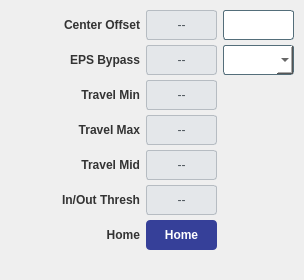
<widget class="QWidget" name="tab_54"><attribute name="title"><string>Y-axis</string></attribute><layout class="QVBoxLayout" name="tv_74"><property name="spacing"><number>8</number></property><property name="leftMargin"><number>10</number></property><property name="topMargin"><number>10</number></property><property name="rightMargin"><number>10</number></property><property name="bottomMargin"><number>10</number></property><item><layout class="QGridLayout" name="grid_72"><property name="horizontalSpacing"><number>6</number></property><property name="verticalSpacing"><number>5</number></property><item row="0" column="0"><widget class="QLabel" name="lbl_55"><property name="styleSheet"><string notr="true">color: #333; font-weight: bold;</string></property><property name="minimumSize"><size><width>130</width><height>30</height></size></property><property name="text"><string>Center Offset</string></property><property name="alignment"><set>Qt::AlignRight|Qt::AlignVCenter</set></property></widget></item><item row="0" column="1"><widget class="PyDMLabel" name="rb_56"><property name="minimumSize"><size><width>0</width><height>30</height></size></property><property name="sizePolicy"><sizepolicy hsizetype="Expanding" vsizetype="Fixed"><horstretch>1</horstretch><verstretch>0</verstretch></sizepolicy></property><property name="styleSheet"><string notr="true">background-color: #e4e7ea; color: #4a5259; border: 1px solid #b6bcc2; border-radius: 3px;</string></property><property name="alignment"><set>Qt::AlignCenter</set></property><property name="text"><string>--</string></property><property name="channel" stdset="0"><string>ca://${prefix}:MMS:03:fYCenterOffset_RBV</string></property></widget></item><item row="0" column="2"><widget class="PyDMLineEdit" name="set_57"><property name="minimumSize"><size><width>0</width><height>30</height></size></property><property name="sizePolicy"><sizepolicy hsizetype="Expanding" vsizetype="Fixed"><horstretch>1</horstretch><verstretch>0</verstretch></sizepolicy></property><property name="styleSheet"><string notr="true">background-color: #ffffff; color: #0c0c0c; border: 1px solid #546e7a; border-radius: 3px;</string></property><property name="alignment"><set>Qt::AlignCenter</set></property><property name="channel" stdset="0"><string>ca://${prefix}:MMS:03:fYCenterOffset</string></property></widget></item><item row="1" column="0"><widget class="QLabel" name="lbl_58"><property name="styleSheet"><string notr="true">color: #333; font-weight: bold;</string></property><property name="minimumSize"><size><width>130</width><height>30</height></size></property><property name="text"><string>EPS Bypass</string></property><property name="alignment"><set>Qt::AlignRight|Qt::AlignVCenter</set></property></widget></item><item row="1" column="1"><widget class="PyDMLabel" name="rb_59"><property name="minimumSize"><size><width>0</width><height>30</height></size></property><property name="sizePolicy"><sizepolicy hsizetype="Expanding" vsizetype="Fixed"><horstretch>1</horstretch><verstretch>0</verstretch></sizepolicy></property><property name="styleSheet"><string notr="true">background-color: #e4e7ea; color: #4a5259; border: 1px solid #b6bcc2; border-radius: 3px;</string></property><property name="alignment"><set>Qt::AlignCenter</set></property><property name="text"><string>--</string></property><property name="channel" stdset="0"><string>ca://${prefix}:MMS:03:bYEpsBypass_RBV</string></property></widget></item><item row="1" column="2"><widget class="PyDMEnumComboBox" name="cmb_60"><property name="minimumSize"><size><width>0</width><height>30</height></size></property><property name="sizePolicy"><sizepolicy hsizetype="Expanding" vsizetype="Fixed"><horstretch>1</horstretch><verstretch>0</verstretch></sizepolicy></property><property name="styleSheet"><string notr="true">background-color: #ffffff; color: #0c0c0c; border: 1px solid #546e7a; border-radius: 3px;</string></property><property name="channel" stdset="0"><string>ca://${prefix}:MMS:03:bYEpsBypass</string></property></widget></item><item row="2" column="0"><widget class="QLabel" name="lbl_61"><property name="styleSheet"><string notr="true">color: #333; font-weight: bold;</string></property><property name="minimumSize"><size><width>130</width><height>30</height></size></property><property name="text"><string>Travel Min</string></property><property name="alignment"><set>Qt::AlignRight|Qt::AlignVCenter</set></property></widget></item><item row="2" column="1"><widget class="PyDMLabel" name="rb_62"><property name="minimumSize"><size><width>0</width><height>30</height></size></property><property name="sizePolicy"><sizepolicy hsizetype="Expanding" vsizetype="Fixed"><horstretch>1</horstretch><verstretch>0</verstretch></sizepolicy></property><property name="styleSheet"><string notr="true">background-color: #e4e7ea; color: #4a5259; border: 1px solid #b6bcc2; border-radius: 3px;</string></property><property name="alignment"><set>Qt::AlignCenter</set></property><property name="text"><string>--</string></property><property name="channel" stdset="0"><string>ca://${prefix}:MMS:03:fYLimMin_RBV</string></property></widget></item><item row="3" column="0"><widget class="QLabel" name="lbl_63"><property name="styleSheet"><string notr="true">color: #333; font-weight: bold;</string></property><property name="minimumSize"><size><width>130</width><height>30</height></size></property><property name="text"><string>Travel Max</string></property><property name="alignment"><set>Qt::AlignRight|Qt::AlignVCenter</set></property></widget></item><item row="3" column="1"><widget class="PyDMLabel" name="rb_64"><property name="minimumSize"><size><width>0</width><height>30</height></size></property><property name="sizePolicy"><sizepolicy hsizetype="Expanding" vsizetype="Fixed"><horstretch>1</horstretch><verstretch>0</verstretch></sizepolicy></property><property name="styleSheet"><string notr="true">background-color: #e4e7ea; color: #4a5259; border: 1px solid #b6bcc2; border-radius: 3px;</string></property><property name="alignment"><set>Qt::AlignCenter</set></property><property name="text"><string>--</string></property><property name="channel" stdset="0"><string>ca://${prefix}:MMS:03:fYLimMax_RBV</string></property></widget></item><item row="4" column="0"><widget class="QLabel" name="lbl_65"><property name="styleSheet"><string notr="true">color: #333; font-weight: bold;</string></property><property name="minimumSize"><size><width>130</width><height>30</height></size></property><property name="text"><string>Travel Mid</string></property><property name="alignment"><set>Qt::AlignRight|Qt::AlignVCenter</set></property></widget></item><item row="4" column="1"><widget class="PyDMLabel" name="rb_66"><property name="minimumSize"><size><width>0</width><height>30</height></size></property><property name="sizePolicy"><sizepolicy hsizetype="Expanding" vsizetype="Fixed"><horstretch>1</horstretch><verstretch>0</verstretch></sizepolicy></property><property name="styleSheet"><string notr="true">background-color: #e4e7ea; color: #4a5259; border: 1px solid #b6bcc2; border-radius: 3px;</string></property><property name="alignment"><set>Qt::AlignCenter</set></property><property name="text"><string>--</string></property><property name="channel" stdset="0"><string>ca://${prefix}:MMS:03:fYLimMedium_RBV</string></property></widget></item><item row="5" column="0"><widget class="QLabel" name="lbl_67"><property name="styleSheet"><string notr="true">color: #333; font-weight: bold;</string></property><property name="minimumSize"><size><width>130</width><height>30</height></size></property><property name="text"><string>In/Out Thresh</string></property><property name="alignment"><set>Qt::AlignRight|Qt::AlignVCenter</set></property></widget></item><item row="5" column="1"><widget class="PyDMLabel" name="rb_68"><property name="minimumSize"><size><width>0</width><height>30</height></size></property><property name="sizePolicy"><sizepolicy hsizetype="Expanding" vsizetype="Fixed"><horstretch>1</horstretch><verstretch>0</verstretch></sizepolicy></property><property name="styleSheet"><string notr="true">background-color: #e4e7ea; color: #4a5259; border: 1px solid #b6bcc2; border-radius: 3px;</string></property><property name="alignment"><set>Qt::AlignCenter</set></property><property name="text"><string>--</string></property><property name="channel" stdset="0"><string>ca://${prefix}:MMS:03:fInOutThrsh_RBV</string></property></widget></item><item row="6" column="0"><widget class="QLabel" name="lbl_69"><property name="styleSheet"><string notr="true">color: #333; font-weight: bold;</string></property><property name="minimumSize"><size><width>130</width><height>30</height></size></property><property name="text"><string>Home</string></property><property name="alignment"><set>Qt::AlignRight|Qt::AlignVCenter</set></property></widget></item><item row="6" column="1"><widget class="PyDMPushButton" name="btn_70"><property name="minimumSize"><size><width>0</width><height>30</height></size></property><property name="styleSheet"><string notr="true">QPushButton { color: white; background-color: rgb(54,64,153); font-weight: bold; border-radius: 4px; } QPushButton:hover { background-color: #21618C; }</string></property><property name="text"><string>Home</string></property><property name="channel" stdset="0"><string>ca://${prefix}:MMS:03.HOMR</string></property><property name="pressValue" stdset="0"><string>1</string></property><property name="showConfirmDialog" stdset="0"><bool>true</bool></property><property name="confirmMessage" stdset="0"><string>Proceed with Home?</string></property></widget></item><item row="6" column="2"><widget class="PyDMByteIndicator" name="byte_71"><property name="minimumSize"><size><width>20</width><height>20</height></size></property><property name="channel" stdset="0"><string>ca://${prefix}:MMS:03:bCentered_RBV</string></property><property name="showLabels" stdset="0"><bool>false</bool></property><property name="circles" stdset="0"><bool>true</bool></property><property name="numBits" stdset="0"><number>1</number></property></widget></item></layout></item><item><spacer name="vs_73"><property name="orientation"><enum>Qt::Vertical</enum></property><property name="sizeHint" stdset="0"><size><width>20</width><height>20</height></size></property></spacer></item></layout></widget>
